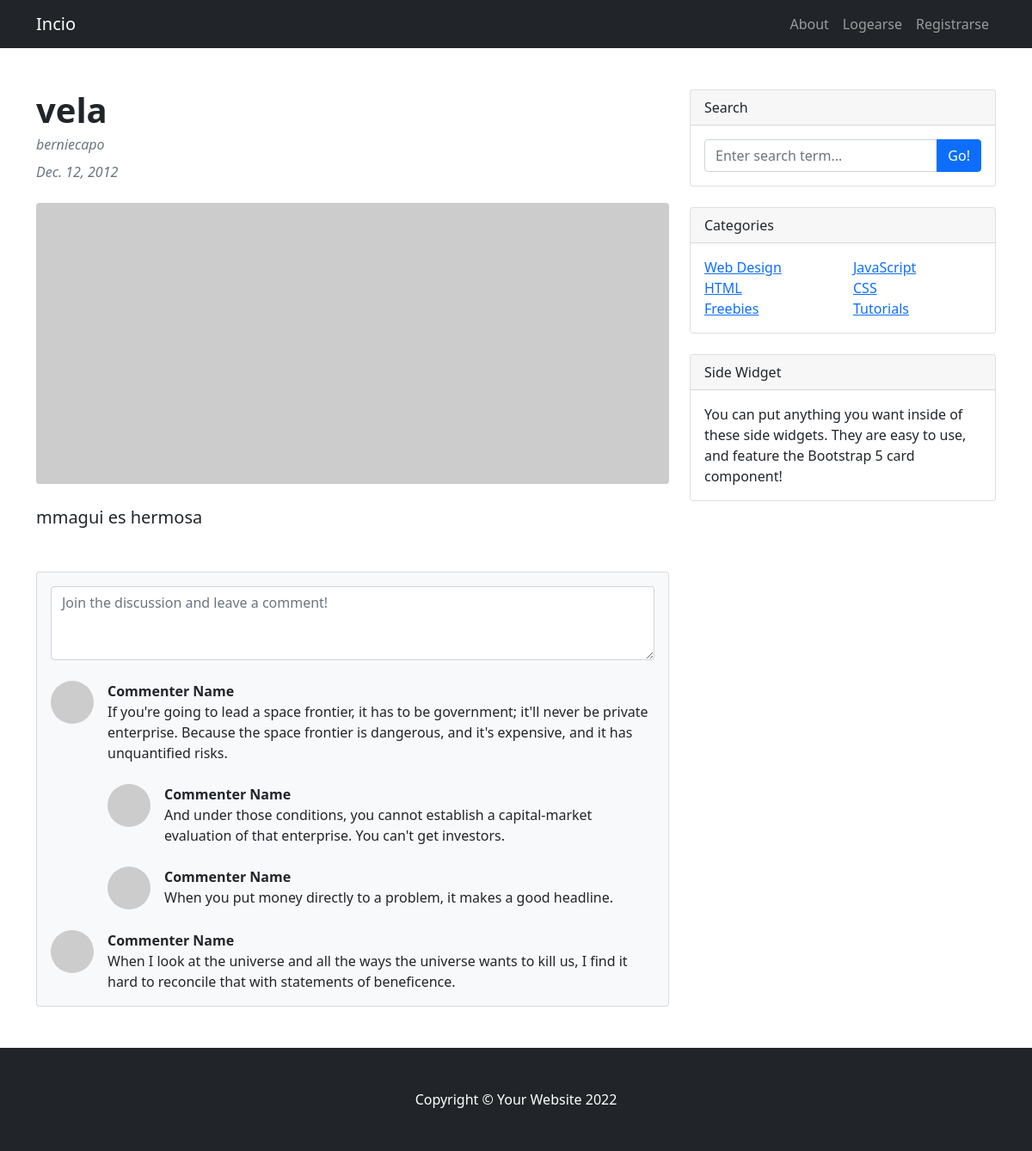
Screenshot of /leermas33/ with the database file from the repository.
### blog/models.py (models this page shows, shortened)
class Post(models.Model):
    titulo=models.CharField(max_length=30)
    subtitulo=models.CharField(max_length=30,null=True)
    autor=models.CharField(max_length=30,null=True)
    fecha=models.DateField()
    texto=models.TextField(max_length=200)
    imagen=models.ImageField()

### blog/views.py (the view)
# urls.py: path('leermas<id>/',leer_mas,name='leer_mas'),
def leer_mas(request,id):
    post=get_object_or_404(Post,id=id)
    return render(request,'blog/leer_mas.html',{'post':post})

### blog/templates/blog/leer_mas.html (shortened to what this page needs)
<!DOCTYPE html>
<html lang="en">
    <head>
        {% load static %}
        <link href="{% static 'blog/css2/styles.css' %}" rel="stylesheet" />
    </head>
    <body>
        <nav class="navbar navbar-expand-lg navbar-dark bg-dark">
            <div class="container">
                <a class="navbar-brand" href={% url 'inicio' %}>Incio</a>
                <div class="collapse navbar-collapse" id="navbarSupportedContent">
                    <ul class="navbar-nav ms-auto mb-2 mb-lg-0">
                        <li class="nav-item"><a class="nav-link" href={% url 'about' %}>About</a></li>
                        {% if user.is_authenticated %}
                        <li class="nav-item"><a class="nav-link" href={% url 'logout' %}>Deslogearse</a></li>
                        <li class="nav-item"><a class="nav-link" href={% url 'crear' %}>Postear</a></li>
                        {% else %}
                        <li class="nav-item"><a class="nav-link" href={% url 'login' %}>Logearse</a></li>
                        <li class="nav-item"><a class="nav-link" href={% url 'register' %}>Registrarse</a></li>
                        {% endif %}
                    </ul>
                </div>
            </div>
        </nav>
        <div class="container mt-5">
            <div class="row">
                <div class="col-lg-8">
                    <article>
                        <header class="mb-4">
                            <h1 class="fw-bolder mb-1">{{ post.titulo }}</h1>
                            <div class="text-muted fst-italic mb-2">{{ post.autor }}</div>
                            <div class="text-muted fst-italic mb-2">{{ post.fecha }}</div>
                        </header>
                        <figure class="mb-4"><img class="img-fluid rounded" src="https://dummyimage.com/900x400/ced4da/6c757d.jpg" alt="..." /></figure>
                        <section class="mb-5">
                            <p class="fs-5 mb-4">{{ post.texto }}</p>
                        </section>
                    </article>
                    <section class="mb-5">
                        <div class="card bg-light">
                            <div class="card-body">
                                <form class="mb-4"><textarea class="form-control" rows="3" placeholder="Join the discussion and leave a comment!"></textarea></form>
                                <div class="d-flex mb-4">
                                    <div class="flex-shrink-0"><img class="rounded-circle" src="https://dummyimage.com/50x50/ced4da/6c757d.jpg" alt="..." /></div>
                                    <div class="ms-3">
                                        <div class="fw-bold">Commenter Name</div>
                                        If you're going to lead a space frontier, it has to be government; it'll never be private enterprise. Because the space frontier is dangerous, and it's expensive, and it has unquantified risks.
                                        <div class="d-flex mt-4">
                                            <div class="flex-shrink-0"><img class="rounded-circle" src="https://dummyimage.com/50x50/ced4da/6c757d.jpg" alt="..." /></div>
                                            <div class="ms-3">
                                                <div class="fw-bold">Commenter Name</div>
                                                And under those conditions, you cannot establish a capital-market evaluation of that enterprise. You can't get investors.
                                            </div>
                                        </div>
                                        <div class="d-flex mt-4">
                                            <div class="flex-shrink-0"><img class="rounded-circle" src="https://dummyimage.com/50x50/ced4da/6c757d.jpg" alt="..." /></div>
                                            <div class="ms-3">
                                                <div class="fw-bold">Commenter Name</div>
                                                When you put money directly to a problem, it makes a good headline.
                                            </div>
                                        </div>
                                    </div>
                                </div>
                                <div class="d-flex">
                                    <div class="flex-shrink-0"><img class="rounded-circle" src="https://dummyimage.com/50x50/ced4da/6c757d.jpg" alt="..." /></div>
                                    <div class="ms-3">
                                        <div class="fw-bold">Commenter Name</div>
                                        When I look at the universe and all the ways the universe wants to kill us, I find it hard to reconcile that with statements of beneficence.
                                    </div>
                                </div>
                            </div>
                        </div>
                    </section>
                </div>
                <div class="col-lg-4">
                    <div class="card mb-4">
                        <div class="card-header">Search</div>
                        <div class="card-body">
                            <div class="input-group">
                                <input class="form-control" type="text" placeholder="Enter search term..." aria-label="Enter search term..." aria-describedby="button-search" />
                                <button class="btn btn-primary" id="button-search" type="button">Go!</button>
                            </div>
                        </div>
                    </div>
                    <div class="card mb-4">
                        <div class="card-header">Categories</div>
                        <div class="card-body">
                            <div class="row">
                                <div class="col-sm-6">
                                    <ul class="list-unstyled mb-0">
                                        <li><a href="#!">Web Design</a></li>
                                        <li><a href="#!">HTML</a></li>
                                        <li><a href="#!">Freebies</a></li>
                                    </ul>
                                </div>
                                <div class="col-sm-6">
                                    <ul class="list-unstyled mb-0">
                                        <li><a href="#!">JavaScript</a></li>
                                        <li><a href="#!">CSS</a></li>
                                        <li><a href="#!">Tutorials</a></li>
                                    </ul>
                                </div>
                            </div>
                        </div>
                    </div>
                    <div class="card mb-4">
                        <div class="card-header">Side Widget</div>
                        <div class="card-body">You can put anything you want inside of these side widgets. They are easy to use, and feature the Bootstrap 5 card component!</div>
                    </div>
                </div>
            </div>
        </div>
        <footer class="py-5 bg-dark">
            <div class="container"><p class="m-0 text-center text-white">Copyright &copy; Your Website 2022</p></div>
        </footer>
    </body>
</html>

### rows the page displays
Post: titulo "vela", autor "berniecapo", fecha "Dec. 12, 2012", texto "mmagui es hermosa"
